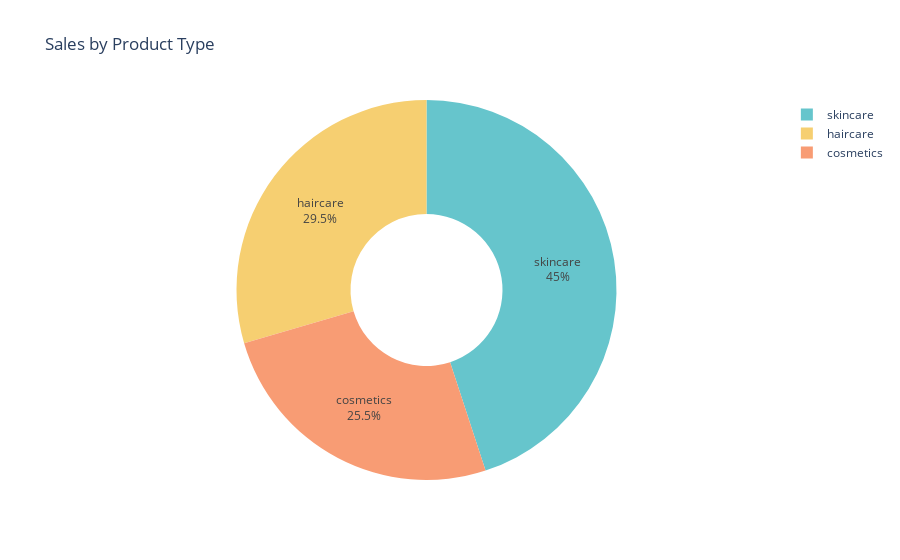

The notebook cell this image was saved under:
### Code cell
sales_data = df.groupby('Product type')['Number of products sold'].sum().reset_index()

pie_chart = px.pie(sales_data, values='Number of products sold', names='Product type', 
                   title='Sales by Product Type', 
                   hover_data=['Number of products sold'],
                   hole=0.4,
                   color_discrete_sequence=px.colors.qualitative.Pastel)
                   
pie_chart.update_traces(textposition='inside', textinfo='percent+label')
pie_chart.show()

### Figure 1 — Plotly figure (JSON) as saved in the notebook; plotly's stock layout.template omitted (floating-point values rounded to 4 significant figures)
{"data": [{"customdata": [[11757], [13611], [20731]], "domain": {"x": [0, 1], "y": [0, 1]}, "hole": 0.4, "hovertemplate": "Product type=%{label}<br>Number of products sold=%{customdata[0]}<extra></extra>", "labels": ["cosmetics", "haircare", "skincare"], "legendgroup": "", "name": "", "showlegend": true, "textinfo": "percent+label", "textposition": "inside", "type": "pie", "values": [11757, 13611, 20731]}], "layout": {"autosize": true, "legend": {"tracegroupgap": 0}, "piecolorway": ["rgb(102, 197, 204)", "rgb(246, 207, 113)", "rgb(248, 156, 116)", "rgb(220, 176, 242)", "rgb(135, 197, 95)", "rgb(158, 185, 243)", "rgb(254, 136, 177)", "rgb(201, 219, 116)", "rgb(139, 224, 164)", "rgb(180, 151, 231)", "rgb(179, 179, 179)"], "title": {"text": "Sales by Product Type"}}}
